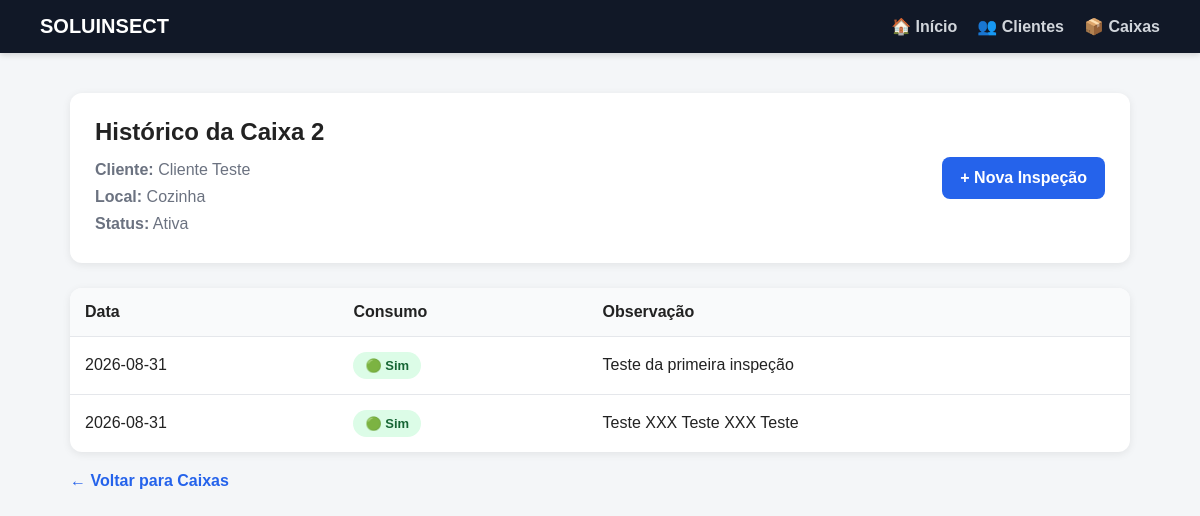
/historico-caixa/2, run on the app's committed database.
### tables this page shows
CREATE TABLE caixas (
    id INTEGER PRIMARY KEY AUTOINCREMENT,
    cliente_id INTEGER NOT NULL,
    local TEXT NOT NULL,
    status TEXT DEFAULT 'Ativa',
    FOREIGN KEY (cliente_id) REFERENCES clientes(id)
);

CREATE TABLE clientes (
    id INTEGER PRIMARY KEY AUTOINCREMENT,
    nome TEXT NOT NULL,
    telefone TEXT,
    email TEXT
);

CREATE TABLE inspecoes (
            id INTEGER PRIMARY KEY AUTOINCREMENT,
            caixa_id INTEGER NOT NULL,
            data TEXT NOT NULL,
            consumo TEXT NOT NULL,
            observacao TEXT,
            FOREIGN KEY (caixa_id) REFERENCES caixas(id)
        );

### app.py (the view)
@app.route("/historico-caixa/<int:id>")
def historico_caixa(id):
    conexao = conectar_banco()
    caixa = conexao.execute(
        """
        SELECT
            caixas.id,
            caixas.local,
            caixas.status,
            clientes.nome AS cliente_nome
        FROM caixas
        JOIN clientes
        ON caixas.cliente_id = clientes.id
        WHERE caixas.id = ?
        """,
        (id,)
    ).fetchone()
    if caixa is None:
        conexao.close()
        return "Caixa não encontrada"
    inspecoes = conexao.execute(
        """
        SELECT *
        FROM inspecoes
        WHERE caixa_id = ?
        ORDER BY data DESC, id DESC
        """,
        (id,)
    ).fetchall()
    conexao.close()
    return render_template(
        "historico_caixa.html",
        caixa=caixa,
        inspecoes=inspecoes
    )

### app.py (called while the page is built)
def conectar_banco():
    conexao = sqlite3.connect("database.db")
    conexao.row_factory = sqlite3.Row
    return conexao

### templates/historico_caixa.html (shortened to what this page needs)
<!DOCTYPE html>
<html lang="pt-BR">
<head>
</head>
<body>
    <nav>
        <a href="/" class="logo">
            SOLUINSECT
        </a>
        <div class="menu">
            <a href="/">
                🏠 Início
            </a>
            <a href="/lista-clientes">
                👥 Clientes
            </a>
            <a href="/lista-caixas">
                📦 Caixas
            </a>
        </div>
    </nav>
    <main class="container">
        <section class="topo">
            <div class="topo-cabecalho">
                <div>
                    <h1>
                        Histórico da Caixa {{ caixa.id }}
                    </h1>
                    <div class="informacoes">
                        <strong>Cliente:</strong>
                        {{ caixa.cliente_nome }}
                        <br>
                        <strong>Local:</strong>
                        {{ caixa.local }}
                        <br>
                        <strong>Status:</strong>
                        {{ caixa.status }}
                    </div>
                </div>
                <a
                    href="/nova-inspecao/{{ caixa.id }}"
                    class="botao"
                >
                    + Nova Inspeção
                </a>
            </div>
        </section>
        <section class="tabela-container">
            {% if inspecoes %}
            <table>
                <thead>
                    <tr>
                        <th>
                            Data
                        </th>
                        <th>
                            Consumo
                        </th>
                        <th>
                            Observação
                        </th>
                    </tr>
                </thead>
                <tbody>
                    {% for inspecao in inspecoes %}
                    <tr>
                        <td>
                            {{ inspecao.data }}
                        </td>
                        <td>
                            {% if inspecao.consumo == "Sim" %}
                                <span class="consumo sim">
                                    🟢 Sim
                                </span>
                            {% else %}
                                <span class="consumo nao">
                                    🔴 Não
                                </span>
                            {% endif %}
                        </td>
                        <td>
                            {% if inspecao.observacao %}
                                {{ inspecao.observacao }}
                            {% else %}
                                -
                            {% endif %}
                        </td>
                    </tr>
                    {% endfor %}
                </tbody>
            </table>
            {% else %}
            <div class="vazio">
                <p>
                    Nenhuma inspeção registrada para esta caixa.
                </p>
            </div>
            {% endif %}
        </section>
        <a
            href="/lista-caixas"
            class="voltar"
        >
            ← Voltar para Caixas
        </a>
    </main>
</body>
</html>

### templates/historico_caixa.html (style rules this page uses)
* { box-sizing: border-box; }
body { margin: 0; font-family: Arial, sans-serif; background: #f4f6f8; color: #222; }
nav { background: #111827; padding: 15px 40px; display: flex; justify-content: space-between; align-items: center; box-shadow: 0 2px 6px rgba(0,0,0,0.15); }
.logo { color: white; font-size: 20px; font-weight: bold; text-decoration: none; }
.menu { display: flex; gap: 20px; }
.menu a { color: #d1d5db; text-decoration: none; font-weight: bold; }
.container { max-width: 1100px; margin: 40px auto; padding: 0 20px; }
.topo { background: white; padding: 25px; border-radius: 12px; box-shadow: 0 2px 8px rgba(0,0,0,0.08); margin-bottom: 25px; }
.topo-cabecalho { display: flex; justify-content: space-between; align-items: center; gap: 20px; }
.topo h1 { margin: 0 0 10px 0; }
.informacoes { color: #6b7280; line-height: 1.7; }
.botao { display: inline-block; padding: 12px 18px; border-radius: 8px; background: #2563eb; color: white; text-decoration: none; font-weight: bold; white-space: nowrap; }
.tabela-container { background: white; border-radius: 12px; box-shadow: 0 2px 8px rgba(0,0,0,0.08); overflow-x: auto; }
table { width: 100%; border-collapse: collapse; }
th { background: #f9fafb; text-align: left; padding: 15px; border-bottom: 1px solid #e5e7eb; }
td { padding: 15px; border-bottom: 1px solid #e5e7eb; }
tr:last-child td { border-bottom: none; }
.consumo { display: inline-block; padding: 6px 12px; border-radius: 20px; font-size: 13px; font-weight: bold; }
.sim { background: #dcfce7; color: #166534; }
.voltar { display: inline-block; margin-top: 20px; color: #2563eb; text-decoration: none; font-weight: bold; }

### data on the page
caixas: id "2", local "Cozinha", status "Ativa"
clientes: cliente_nome "Cliente Teste"
inspecoes: data "2026-08-31", consumo "🟢 Sim", observacao "Teste da primeira inspeção"
inspecoes: data "2026-08-31", consumo "🟢 Sim", observacao "Teste XXX Teste XXX Teste"
